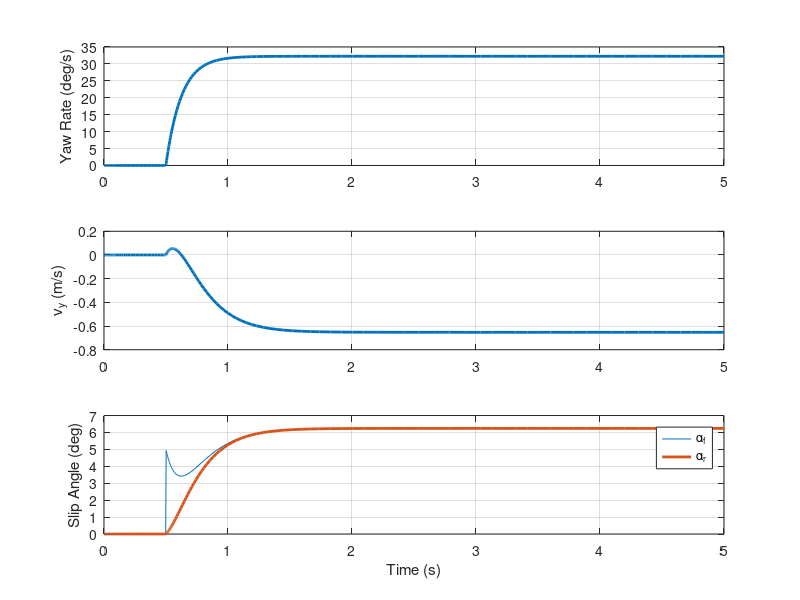

Here is the MATLAB script that generated this plot: (Note: this script raises an error after producing the figure.)
%% Linear Bicycle Model - Dynamic Response
clc; clear; close all;

function dx = bicycle_ode(t, x, delta_fun, vx, m, Iz, lf, lr, Cf, Cr)

    vy = x(1);
    r  = x(2);

    delta = delta_fun(t);

    % =========================
    % Slip angles
    % =========================
    alpha_f = delta - (vy + lf*r)/vx;
    alpha_r = - (vy - lr*r)/vx;

    % =========================
    % Tire forces
    % =========================
    Fy_f = Cf * alpha_f;
    Fy_r = Cr * alpha_r;

    % =========================
    % Dynamics
    % =========================
    vy_dot = (Fy_f + Fy_r)/m - vx*r;
    r_dot  = (lf*Fy_f - lr*Fy_r)/Iz;

    dx = [vy_dot; r_dot];
end

%% =========================
% 車輛參數
% =========================
m   = 309.5;     % kg
Iz  = 120;       % yaw inertia (估)
lf  = 0.775;     
lr  = 0.775;
L   = lf + lr;

Cf  = 8000;      % N/rad
Cr  = 8000;

vx  = 10;        % m/s (固定速度)

%% =========================
% 模擬設定
% =========================
tspan = [0 5];

% step steering input (rad)
delta = @(t) (t > 0.5) * deg2rad(5);

%% =========================
% 初始條件
% =========================
x0 = [0; 0];   % [vy, r]

%% =========================
% ODE 求解
% =========================
[t, x] = ode45(@(t,x) bicycle_ode(t, x, delta, vx, m, Iz, lf, lr, Cf, Cr), tspan, x0);

vy = x(:,1);
r  = x(:,2);

%% =========================
% 計算滑移角
% =========================
alpha_f = zeros(size(t));
alpha_r = zeros(size(t));

for i = 1:length(t)
    d = delta(t(i));
    alpha_f(i) = d - (vy(i) + lf*r(i)) / vx;
    alpha_r(i) = - (vy(i) - lr*r(i)) / vx;
end

%% =========================
% 畫圖
% =========================
figure;
subplot(3,1,1)
plot(t, rad2deg(r), 'LineWidth',2)
ylabel('Yaw Rate (deg/s)')
grid on

subplot(3,1,2)
plot(t, vy, 'LineWidth',2)
ylabel('v_y (m/s)')
grid on

subplot(3,1,3)
plot(t, rad2deg(alpha_f), t, rad2deg(alpha_r), 'LineWidth',2)
ylabel('Slip Angle (deg)')
legend('\alpha_f','\alpha_r')
xlabel('Time (s)')
grid on

sgtitle('Linear Bicycle Model Response')
